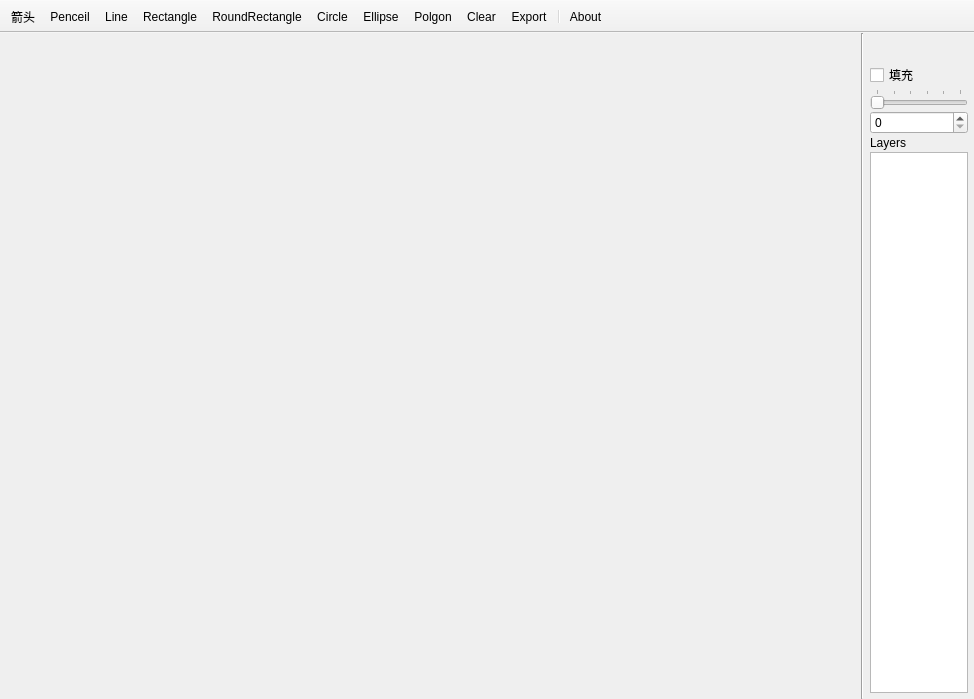
<?xml version="1.0" encoding="UTF-8"?>
<ui version="4.0">
 <class>PaintXClass</class>
 <widget class="QMainWindow" name="PaintXClass">
  <property name="geometry">
   <rect>
    <x>0</x>
    <y>0</y>
    <width>974</width>
    <height>699</height>
   </rect>
  </property>
  <property name="windowTitle">
   <string>PaintX</string>
  </property>
  <widget class="QWidget" name="centralWidget">
   <layout class="QHBoxLayout" name="horizontalLayout_2">
    <property name="spacing">
     <number>0</number>
    </property>
    <property name="leftMargin">
     <number>0</number>
    </property>
    <property name="topMargin">
     <number>0</number>
    </property>
    <property name="rightMargin">
     <number>0</number>
    </property>
    <property name="bottomMargin">
     <number>0</number>
    </property>
    <item>
     <widget class="PaintWidget" name="sketchpad" native="true"/>
    </item>
    <item>
     <widget class="Line" name="line">
      <property name="orientation">
       <enum>Qt::Vertical</enum>
      </property>
     </widget>
    </item>
    <item>
     <widget class="QWidget" name="widgetControl" native="true">
      <property name="maximumSize">
       <size>
        <width>110</width>
        <height>16777215</height>
       </size>
      </property>
      <layout class="QVBoxLayout" name="verticalLayout_2">
       <property name="spacing">
        <number>2</number>
       </property>
       <property name="leftMargin">
        <number>6</number>
       </property>
       <property name="topMargin">
        <number>6</number>
       </property>
       <property name="rightMargin">
        <number>6</number>
       </property>
       <property name="bottomMargin">
        <number>6</number>
       </property>
       <item>
        <widget class="QWidget" name="widget" native="true">
         <property name="minimumSize">
          <size>
           <width>50</width>
           <height>10</height>
          </size>
         </property>
         <property name="maximumSize">
          <size>
           <width>110</width>
           <height>16777215</height>
          </size>
         </property>
         <layout class="QHBoxLayout" name="horizontalLayout">
          <property name="spacing">
           <number>0</number>
          </property>
          <property name="leftMargin">
           <number>0</number>
          </property>
          <property name="topMargin">
           <number>0</number>
          </property>
          <property name="rightMargin">
           <number>0</number>
          </property>
          <property name="bottomMargin">
           <number>0</number>
          </property>
          <item>
           <widget class="QPushButton" name="foreColorBtn">
            <property name="maximumSize">
             <size>
              <width>50</width>
              <height>16777215</height>
             </size>
            </property>
            <property name="autoFillBackground">
             <bool>true</bool>
            </property>
            <property name="text">
             <string/>
            </property>
            <property name="flat">
             <bool>true</bool>
            </property>
           </widget>
          </item>
          <item>
           <widget class="QPushButton" name="backColorBtn">
            <property name="maximumSize">
             <size>
              <width>50</width>
              <height>16777215</height>
             </size>
            </property>
            <property name="autoFillBackground">
             <bool>true</bool>
            </property>
            <property name="text">
             <string/>
            </property>
            <property name="flat">
             <bool>true</bool>
            </property>
           </widget>
          </item>
         </layout>
        </widget>
       </item>
       <item>
        <widget class="QCheckBox" name="checkFill">
         <property name="text">
          <string>填充</string>
         </property>
        </widget>
       </item>
       <item>
        <widget class="QSlider" name="penWidthSlider">
         <property name="minimumSize">
          <size>
           <width>50</width>
           <height>10</height>
          </size>
         </property>
         <property name="maximumSize">
          <size>
           <width>110</width>
           <height>16777215</height>
          </size>
         </property>
         <property name="maximum">
          <number>50</number>
         </property>
         <property name="orientation">
          <enum>Qt::Horizontal</enum>
         </property>
         <property name="tickPosition">
          <enum>QSlider::TicksAbove</enum>
         </property>
        </widget>
       </item>
       <item>
        <widget class="QSpinBox" name="penWidthSpinBox">
         <property name="minimumSize">
          <size>
           <width>50</width>
           <height>10</height>
          </size>
         </property>
         <property name="maximumSize">
          <size>
           <width>110</width>
           <height>16777215</height>
          </size>
         </property>
        </widget>
       </item>
       <item>
        <widget class="QLabel" name="label">
         <property name="minimumSize">
          <size>
           <width>50</width>
           <height>10</height>
          </size>
         </property>
         <property name="maximumSize">
          <size>
           <width>110</width>
           <height>16777215</height>
          </size>
         </property>
         <property name="text">
          <string>Layers</string>
         </property>
        </widget>
       </item>
       <item>
        <widget class="QListWidget" name="paintObjectList">
         <property name="minimumSize">
          <size>
           <width>50</width>
           <height>10</height>
          </size>
         </property>
         <property name="maximumSize">
          <size>
           <width>110</width>
           <height>16777215</height>
          </size>
         </property>
        </widget>
       </item>
      </layout>
     </widget>
    </item>
   </layout>
  </widget>
  <widget class="QToolBar" name="mainToolBar">
   <property name="movable">
    <bool>false</bool>
   </property>
   <attribute name="toolBarArea">
    <enum>TopToolBarArea</enum>
   </attribute>
   <attribute name="toolBarBreak">
    <bool>false</bool>
   </attribute>
   <addaction name="actionArrow"/>
   <addaction name="actionPenceil"/>
   <addaction name="actionLine"/>
   <addaction name="actionRectangle"/>
   <addaction name="actionRoundRectangle"/>
   <addaction name="actionCircle"/>
   <addaction name="actionEllipse"/>
   <addaction name="actionPolgon"/>
   <addaction name="actionClear"/>
   <addaction name="actionExport"/>
   <addaction name="separator"/>
   <addaction name="actionAbout"/>
  </widget>
  <action name="actionArrow">
   <property name="icon">
    <iconset resource="PaintX.qrc">
     <normaloff>:/PaintX/res/arrow.png</normaloff>:/PaintX/res/arrow.png</iconset>
   </property>
   <property name="text">
    <string>箭头</string>
   </property>
   <property name="toolTip">
    <string>箭头</string>
   </property>
  </action>
  <action name="actionPenceil">
   <property name="checkable">
    <bool>true</bool>
   </property>
   <property name="icon">
    <iconset resource="PaintX.qrc">
     <normaloff>:/PaintX/res/penceil.png</normaloff>:/PaintX/res/penceil.png</iconset>
   </property>
   <property name="text">
    <string>Penceil</string>
   </property>
  </action>
  <action name="actionLine">
   <property name="checkable">
    <bool>true</bool>
   </property>
   <property name="icon">
    <iconset resource="PaintX.qrc">
     <normaloff>:/PaintX/res/line.png</normaloff>:/PaintX/res/line.png</iconset>
   </property>
   <property name="text">
    <string>Line</string>
   </property>
  </action>
  <action name="actionRectangle">
   <property name="checkable">
    <bool>true</bool>
   </property>
   <property name="icon">
    <iconset resource="PaintX.qrc">
     <normaloff>:/PaintX/res/rectangle.png</normaloff>:/PaintX/res/rectangle.png</iconset>
   </property>
   <property name="text">
    <string>Rectangle</string>
   </property>
  </action>
  <action name="actionRoundRectangle">
   <property name="checkable">
    <bool>true</bool>
   </property>
   <property name="icon">
    <iconset resource="PaintX.qrc">
     <normaloff>:/PaintX/res/roundrectangle.png</normaloff>:/PaintX/res/roundrectangle.png</iconset>
   </property>
   <property name="text">
    <string>RoundRectangle</string>
   </property>
  </action>
  <action name="actionCircle">
   <property name="checkable">
    <bool>true</bool>
   </property>
   <property name="icon">
    <iconset resource="PaintX.qrc">
     <normaloff>:/PaintX/res/circle.png</normaloff>:/PaintX/res/circle.png</iconset>
   </property>
   <property name="text">
    <string>Circle</string>
   </property>
  </action>
  <action name="actionEllipse">
   <property name="checkable">
    <bool>true</bool>
   </property>
   <property name="icon">
    <iconset resource="PaintX.qrc">
     <normaloff>:/PaintX/res/ellipse.png</normaloff>:/PaintX/res/ellipse.png</iconset>
   </property>
   <property name="text">
    <string>Ellipse</string>
   </property>
  </action>
  <action name="actionPolgon">
   <property name="checkable">
    <bool>true</bool>
   </property>
   <property name="icon">
    <iconset resource="PaintX.qrc">
     <normaloff>:/PaintX/res/polygon.png</normaloff>:/PaintX/res/polygon.png</iconset>
   </property>
   <property name="text">
    <string>Polgon</string>
   </property>
  </action>
  <action name="actionClear">
   <property name="icon">
    <iconset resource="PaintX.qrc">
     <normaloff>:/PaintX/res/clear.png</normaloff>:/PaintX/res/clear.png</iconset>
   </property>
   <property name="text">
    <string>Clear</string>
   </property>
  </action>
  <action name="actionExport">
   <property name="icon">
    <iconset resource="PaintX.qrc">
     <normaloff>:/PaintX/res/export.png</normaloff>:/PaintX/res/export.png</iconset>
   </property>
   <property name="text">
    <string>Export</string>
   </property>
  </action>
  <action name="actionAbout">
   <property name="icon">
    <iconset resource="PaintX.qrc">
     <normaloff>:/PaintX/res/about.png</normaloff>:/PaintX/res/about.png</iconset>
   </property>
   <property name="text">
    <string>About</string>
   </property>
  </action>
 </widget>
 <layoutdefault spacing="6" margin="11"/>
 <customwidgets>
  <customwidget>
   <class>PaintWidget</class>
   <extends>QWidget</extends>
   <header>PaintWidget.h</header>
   <container>1</container>
  </customwidget>
 </customwidgets>
 <resources>
  <include location="PaintX.qrc"/>
 </resources>
 <connections/>
</ui>
